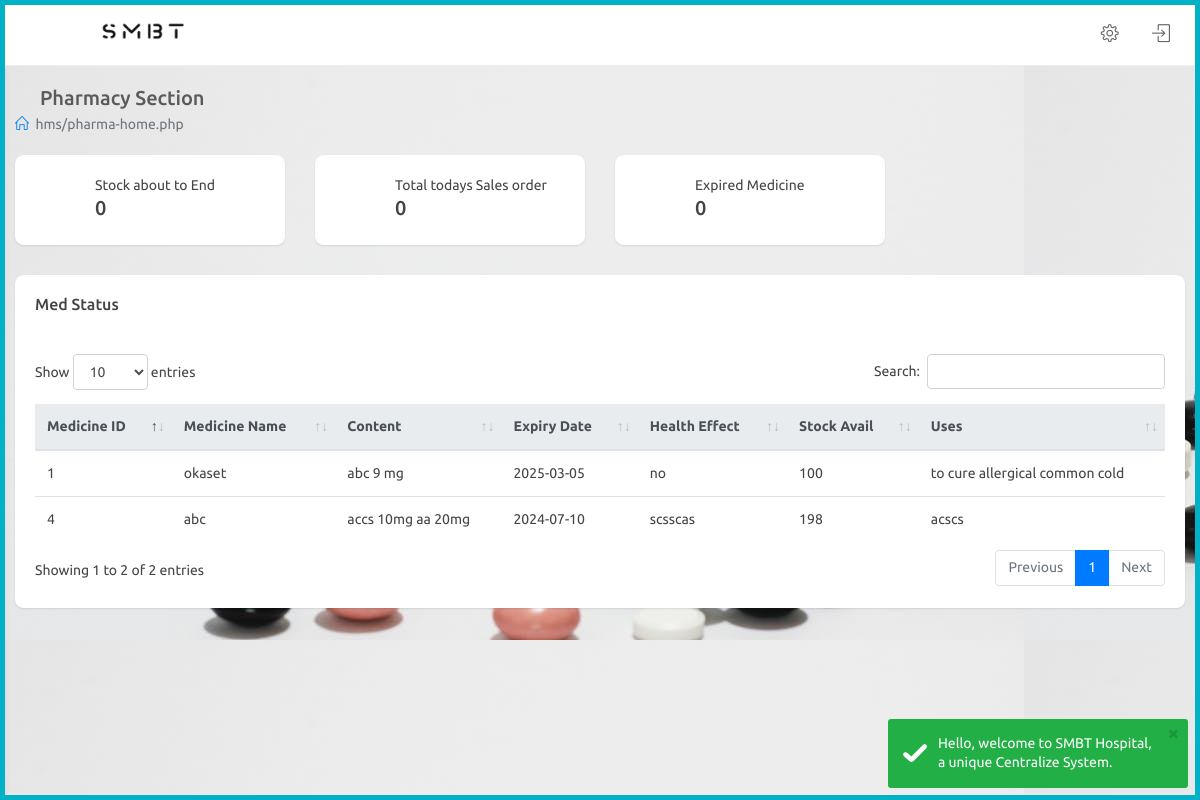
The app's page /pharma-home.php (signed in) with its own data.
### tables this page shows
CREATE TABLE `medicinepharmacy` (
  `mid` int NOT NULL AUTO_INCREMENT,
  `brandName` varchar(40) DEFAULT NULL,
  `containtQuality` varchar(100) DEFAULT NULL,
  `uses` varchar(100) DEFAULT NULL,
  `pkg` varchar(20) DEFAULT NULL,
  `mfgDate` date DEFAULT NULL,
  `expiry` date DEFAULT NULL,
  `ratepartab` decimal(10,0) DEFAULT NULL,
  `priceparpacket` varchar(45) DEFAULT NULL,
  `stockAvai` varchar(100) DEFAULT NULL,
  `healthEffect` varchar(45) DEFAULT NULL,
  `batch` varchar(45) DEFAULT NULL,
  PRIMARY KEY (`mid`),
  UNIQUE KEY `mid_UNIQUE` (`mid`)
);

### pharma-home.php (the view)
<?php
  include("include/pharma-header.php");
  ?>
            <div class="row clearfix">
                <div class="col-lg-3 col-md-6">
                    <div class="card top_counter">
                        <div class="body">
                            <div class="icon text-info"><i class="fa fa-building"></i> </div>
                            <div class="content">
                                <div class="text">Stock about to End</div>
                                <h5 class="number"><?php $result=mysqli_query($conn,"SELECT count(*) as end FROM hospital.medicinepharmacy where stockAvai < 20");
                                    $row=mysqli_fetch_assoc($result);
                                    echo $row['end'];
                                     ?></h5>
                            </div>
                        </div>
                    </div>
                </div>
                <div class="col-lg-3 col-md-6">
                    <div class="card top_counter">
                        <div class="body">
                            <div class="icon text-danger"><i class="fa fa-shopping-cart"></i> </div>
                            <div class="content">
                                <div class="text">Total todays Sales order</div>
                                <h5 class="number"> <?php $result=mysqli_query($conn,"SELECT count(*) as ord FROM hospital.pharmacymedtotal WHERE date(`date`) = CURDATE()");
                                    if($result)
                                    {
                                    $row=mysqli_fetch_assoc($result);
                                    echo $row['ord'];
                                    }
                                    else echo "Not Avilable"; ?> </h5>
                            </div>
                        </div>
                    </div>
                </div>
                <div class="col-lg-3 col-md-12">
                    <div class="card top_counter">
                        <div class="body">
                            <div class="icon"><i class="fa fa-tag"></i> </div>
                            <div class="content">
                                <div class="text">Expired Medicine</div>
                                <h5 class="number"> <?php $result=mysqli_query($conn,"SELECT count(*) as tot FROM hospital.medicinepharmacy where date(`expiry`) < CURDATE()");
                                    if($result)
                                    {
                                    $row=mysqli_fetch_assoc($result);
                                    echo $row['tot'];
                                    }
                                    else echo "Not Avilable"; ?></h5>
                            </div>
                        </div>
                    </div>
                </div>
            </div>
            <div class="row clearfix">
                <div class="col-lg-12">
                    <div class="card">
                        <div class="header">
                            <h2>Med Status</h2>
                        </div>
                        <div class="body">
                            <div class="table-responsive ">
                                <table class="table m-b-0 table table-hover js-basic-example dataTable table-custom">
                                    <thead class="thead-light">
                                        <tr>
                                            <th>Medicine ID</th>
                                            <th>Medicine Name</th>
                                            <th>Content</th>
                                            <th>Expiry Date</th>
                                            <th>Health Effect</th>
                                            <th>Stock Avail</th>
                                            <th>Uses</th>
                                        </tr>
                                    </thead>
                                    <tbody>
                                    <?php $pharma=mysqli_query($conn,"SELECT * FROM hospital.medicinepharmacy");
                                    while($resultrow=mysqli_fetch_assoc($pharma))
                                    {
                                        echo"<tr>";
                                        echo"<td>". $resultrow['mid'] ."</td>";
                                        echo"<td>". $resultrow['brandName'] ."</td>";
                                        echo"<td>". $resultrow['containtQuality'] ."</td>";
                                        echo"<td>". $resultrow['expiry'] ."</td>";
                                        echo"<td>". $resultrow['healthEffect'] ."</td>";
                                        echo"<td>". $resultrow['stockAvai'] ."</td>";
                                        echo"<td>". $resultrow['uses'] ."</td>";
                                        echo"</tr>";
                                    }
                                    ?>
                                    </tbody>
                                </table>
                            </div>
                        </div>
                    </div>
                </div>
            </div>
<?php
  include("include/pharma-footer.php");
  ?>

### assets/css/chatapp.css (style rules this page uses)
.clearfix:after { visibility:hidden;display:block;font-size:0;content:" ";clear:both;height:0 }

### assets/css/color_skins.css (style rules this page uses)
.theme-cyan:before,.theme-cyan:after { background:#01b2c6 }

### records on screen
medicinepharmacy: mid "1", brandName "okaset", containtQuality "abc 9 mg", expiry "2025-03-05", healthEffect "no", stockAvai "100", uses "to cure allergical common cold"
medicinepharmacy: mid "4", brandName "abc", containtQuality "accs 10mg aa 20mg", expiry "2024-07-10", healthEffect "scsscas", stockAvai "198", uses "acscs"

### other values on screen
$currentPage "hms/pharma-home.php"
$row['end'] "0"
$row['ord'] "0"
$row['tot'] "0"
